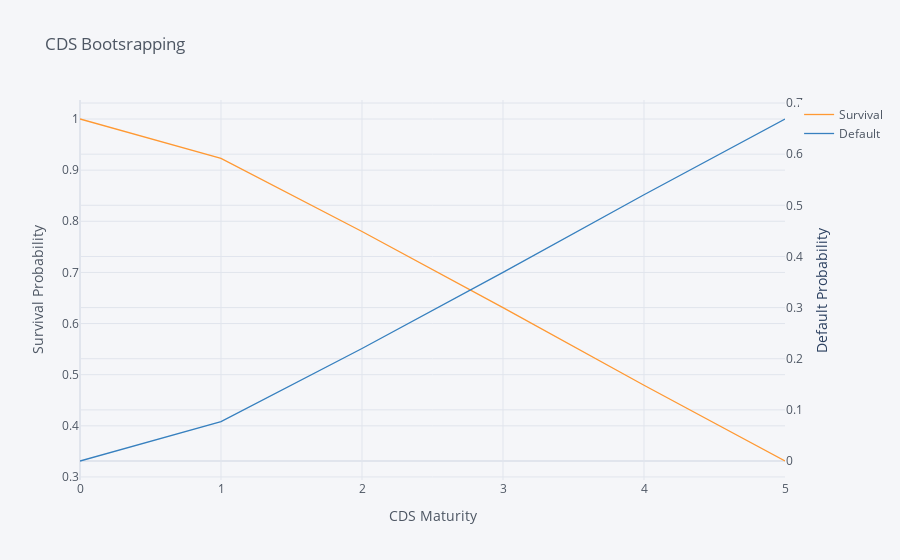

Notebook source saved alongside this figure:
### Code cell
# plot survival probability
df[['Survival', 'Default']].iplot(title='CDS Bootsrapping',
                                  xTitle='CDS Maturity', yTitle='Survival Probability',
                                  secondary_y = 'Default', secondary_y_title='Default Probability')

### Figure 1 — Plotly figure (JSON) as saved in the notebook; plotly's stock layout.template omitted (floating-point values rounded to 4 significant figures)
{"data": [{"line": {"color": "rgba(255, 153, 51, 1.0)", "dash": "solid", "shape": "linear", "width": 1.3}, "mode": "lines", "name": "Survival", "text": "", "type": "scatter", "x": [0, 1, 2, 3, 4, 5], "y": [1, 0.9231, 0.7801, 0.6311, 0.4794, 0.3313]}, {"line": {"color": "rgba(55, 128, 191, 1.0)", "dash": "solid", "shape": "linear", "width": 1.3}, "mode": "lines", "name": "Default", "text": "", "type": "scatter", "x": [0, 1, 2, 3, 4, 5], "xaxis": "x", "y": [0, 0.07692, 0.2199, 0.3689, 0.5206, 0.6687], "yaxis": "y2"}], "layout": {"legend": {"bgcolor": "#F5F6F9", "font": {"color": "#4D5663"}}, "paper_bgcolor": "#F5F6F9", "plot_bgcolor": "#F5F6F9", "title": {"font": {"color": "#4D5663"}, "text": "CDS Bootsrapping"}, "xaxis": {"gridcolor": "#E1E5ED", "showgrid": true, "tickfont": {"color": "#4D5663"}, "title": {"font": {"color": "#4D5663"}, "text": "CDS Maturity"}, "zerolinecolor": "#E1E5ED"}, "yaxis": {"gridcolor": "#E1E5ED", "showgrid": true, "tickfont": {"color": "#4D5663"}, "title": {"font": {"color": "#4D5663"}, "text": "Survival Probability"}, "zerolinecolor": "#E1E5ED"}, "yaxis2": {"anchor": "x", "gridcolor": "#E1E5ED", "overlaying": "y", "showgrid": true, "side": "right", "tickfont": {"color": "#4D5663"}, "title": {"text": "Default Probability"}, "zerolinecolor": "#E1E5ED"}}}
